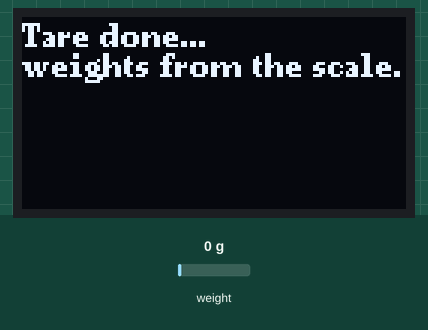
The program below on a simulated ESP8266 (NodeMCU). Shown: 128×64 one-colour display. The inputs (shaded band) are chosen by the test bench; at power-on: weight on the scale 0 g. What the program prints to the serial monitor is not drawn.

Above: at 6.1 s.
At 12.8 s:
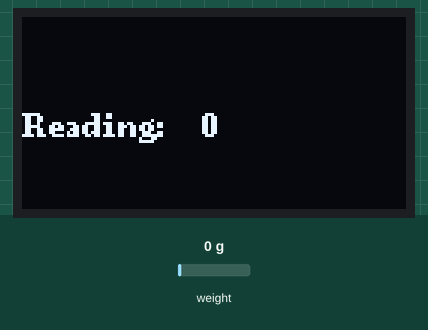
12.9 s: weight on the scale set to 100 g
At 14.1 s:
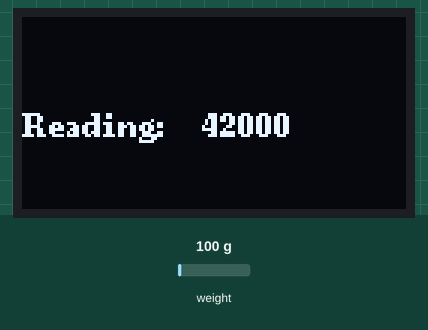
16.3 s: weight on the scale set to 1250 g
At 18.0 s:
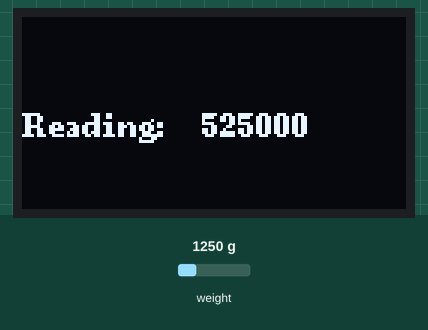
19.7 s: weight on the scale set to 2500 g
At 25.0 s:
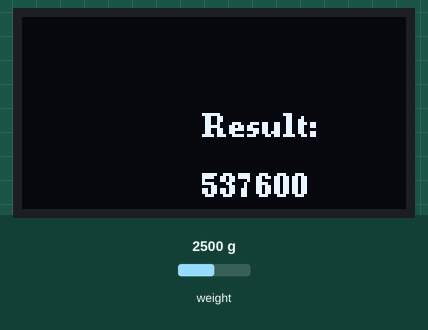
Timing chart, 0 to 26.5 s (numbered marks = the images above; inputs shaded):
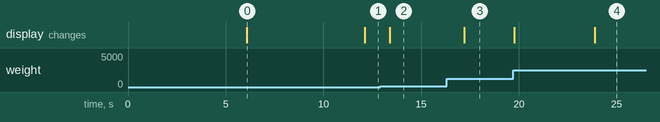

Measured:
- after the input at 12.9 s, the display: changes after 0.48 s (image 2)
- after the input at 16.3 s, the display: changes after 0.91 s (image 3)
- what the display in image 0 shows lasts 6.0 s, from 6.1 s to 12.1 s

The program:

main.cpp
```cpp
#include <Arduino.h>
#include <HX711.h>
#include <U8g2lib.h>
#include <Wire.h>

U8G2_SH1106_128X64_NONAME_F_HW_I2C oled(U8G2_R2, /* reset=*/ U8X8_PIN_NONE); //Rotacion 180 grados

#define DOUT         12  // Pin DOUT del HX711 D6
#define SCK          13  // Pin CLK del HX711 D5


HX711 scale;
long ajustepromedio = 0L;

void setup() {
  Wire.begin();
  oled.begin();
  oled.setFont(u8g2_font_ncenB08_tr);
  oled.clearBuffer();
  Serial.begin(9600); // Iniciar puerto serial para depuración
  scale.begin(DOUT, SCK); // Iniciar el HX711
}

void loop(){
  if (scale.is_ready()) {
    scale.set_scale();
    oled.clearBuffer();
    Serial.println("Tare... remove any weights from the scale.");
    oled.setCursor(0, 10);
    oled.print("Tare... remove any");
    oled.setCursor(0, 20);
    oled.print("weights from the scale.");
    oled.sendBuffer();

    delay(5000);
    scale.tare();
    oled.clearBuffer();
    oled.setCursor(0, 10);
    oled.print("Tare done...");
    oled.setCursor(0, 20);
    oled.print("weights from the scale.");
    oled.sendBuffer();
    Serial.println("Tare done...");
    Serial.print("weights from the scale.");
    delay(5000);
    for(int i=0;i<10;i++){
      long reading = scale.get_units(10);
      ajustepromedio += reading;
      Serial.print("Reading: ");Serial.println(reading);
      oled.clearBuffer();
      oled.setCursor(0, 40);oled.print("Reading: ");
      oled.setCursor(60, 40);oled.print(reading);
      oled.sendBuffer();
      delay(250);
    }
    ajustepromedio = ajustepromedio/10;
    Serial.print("Result: ");Serial.println(ajustepromedio);
    oled.clearBuffer();
    oled.setCursor(60, 40);
    oled.print("Result: ");
    oled.setCursor(60, 60);
    oled.print(ajustepromedio);
    oled.sendBuffer();
    delay(5000);
  }
  else {
    Serial.println("HX711 not found.");
    oled.clearBuffer();
    oled.setCursor(0, 10);
    oled.print("HX711 not found.");
    oled.sendBuffer();
  }
  delay(1000);
}
```
